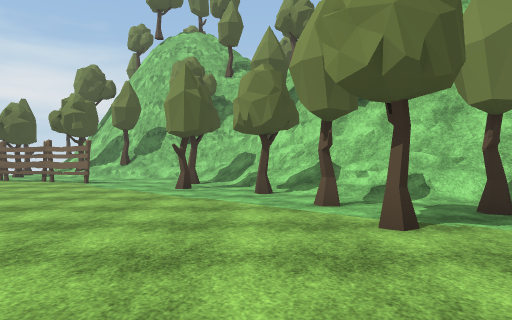
view 1 (above)

24 first-person views from a walk through a scene from a Unity 3-D project. The camera is 1.3 m above the floor, looks level and sees 70° across. The floor is counted in squares, 2 m on a side. Each view is taken from the middle of a square. On the plan, view 1 faces up. The plan holds only what a view shows up to about 11 squares ahead; the rest is blank. The place goes on beyond the plan. Some animated figures are not drawn. Some surface patterns are stand-ins.

view 2
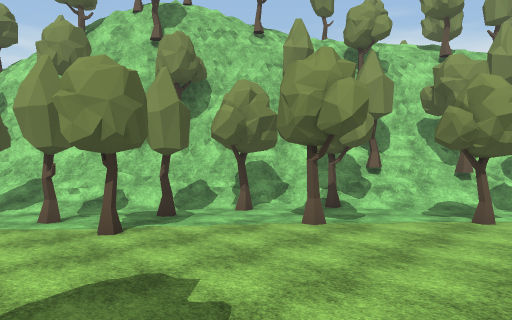

view 3
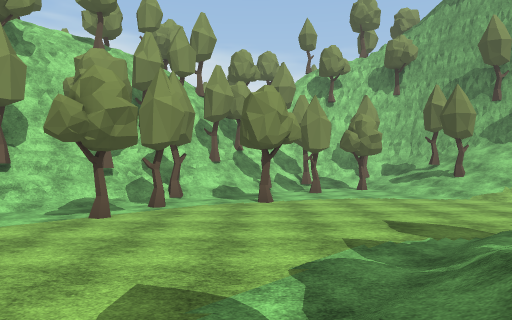

view 4
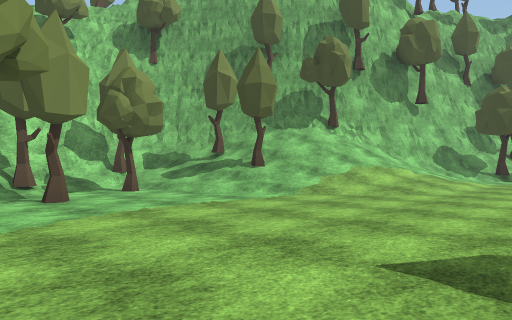

view 5
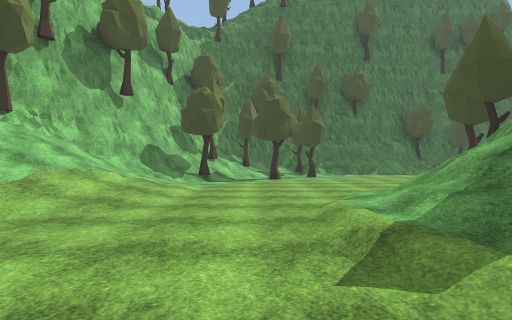

view 6
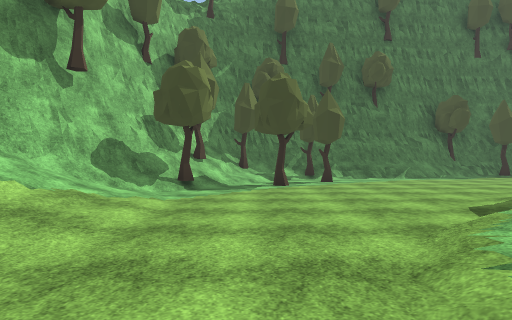

view 7
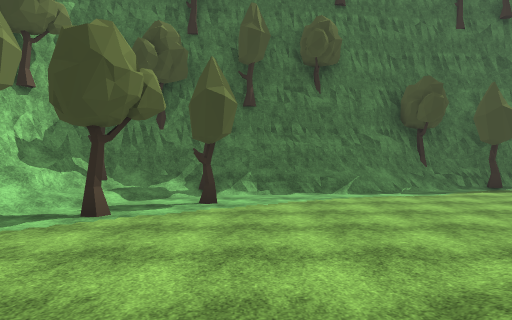

view 8
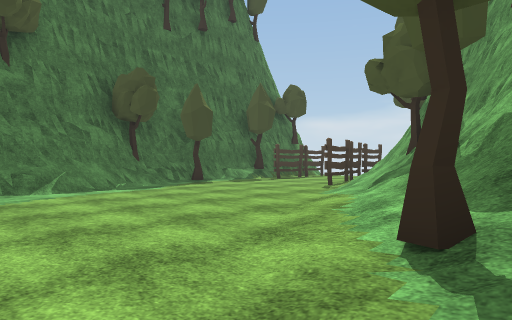

view 9
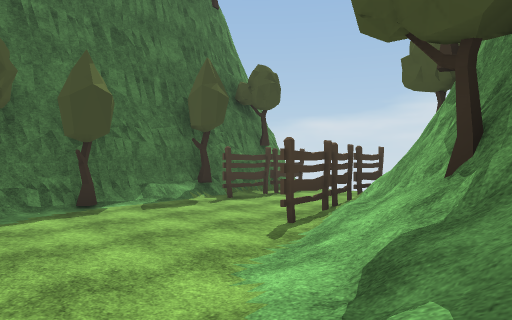

view 10
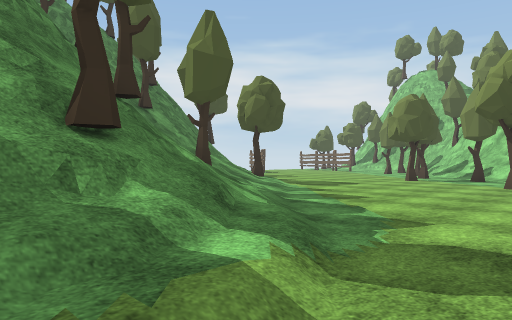

view 11
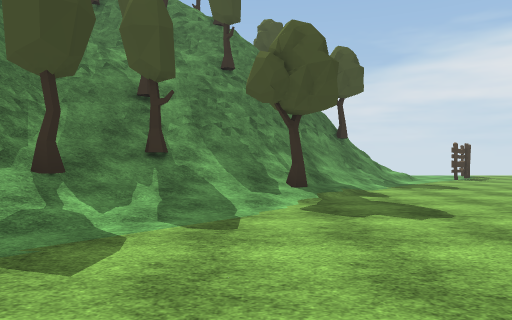

view 12
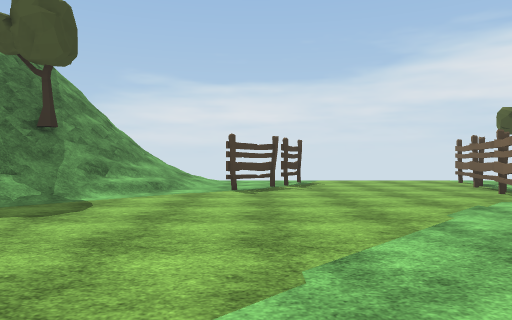

view 13
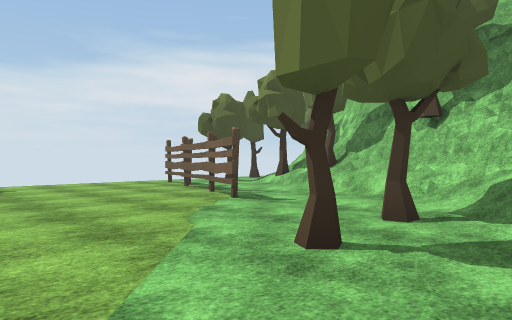

view 14
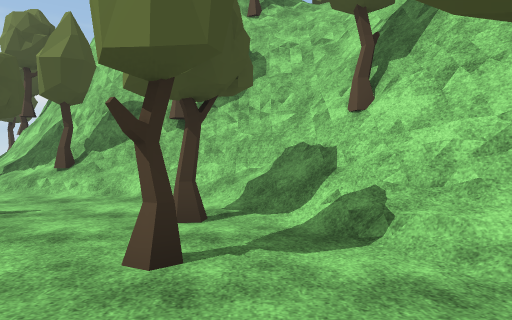

view 15
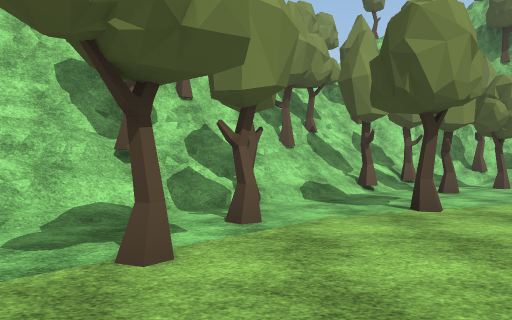

view 16
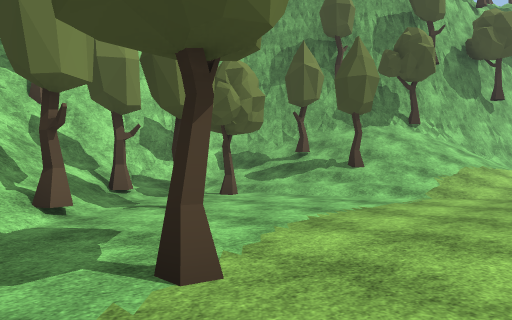

view 17
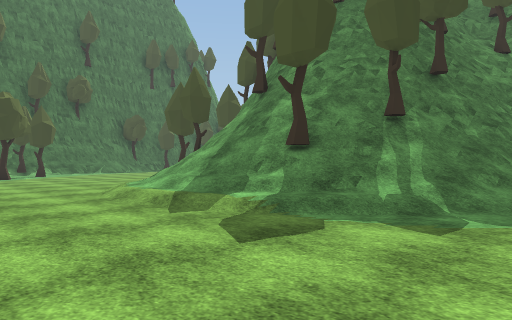

view 18
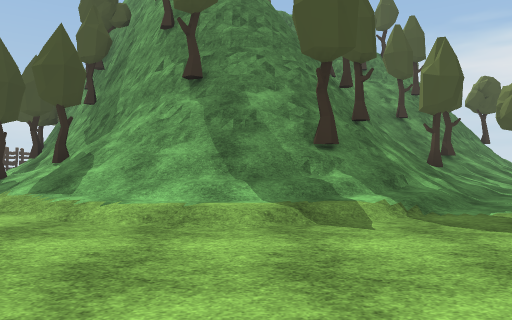

view 19
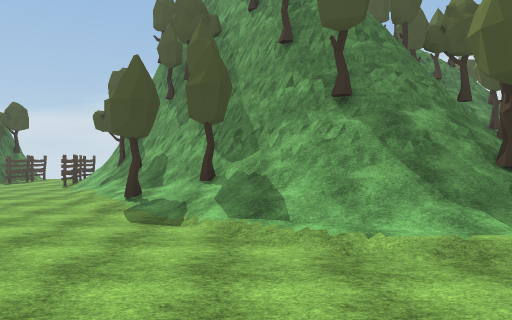

view 20
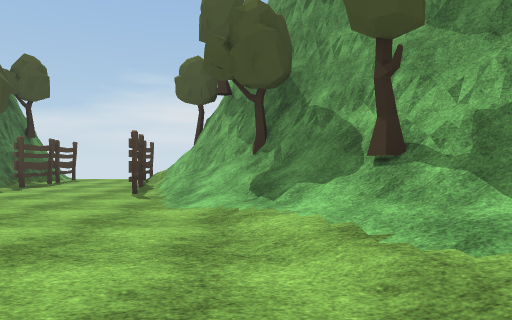

view 21
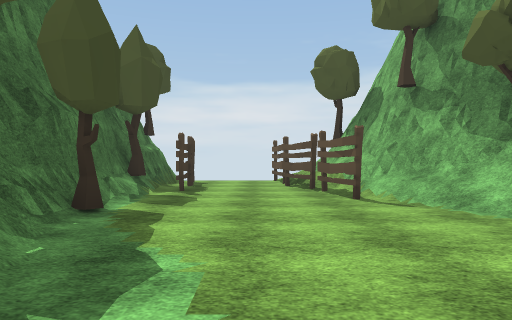

view 22
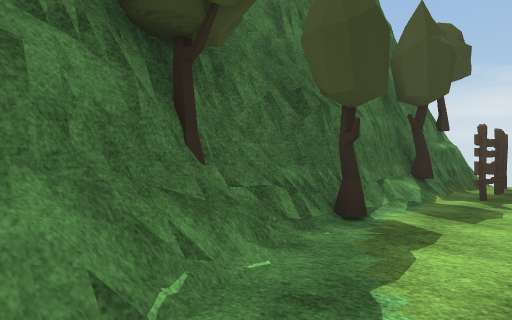

view 23
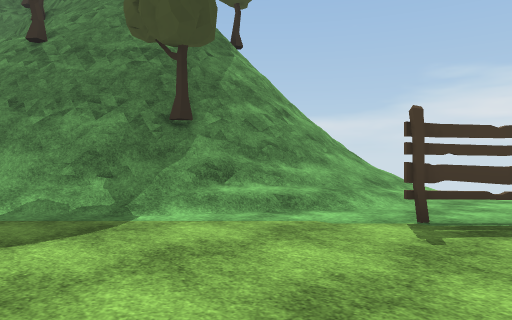

view 24
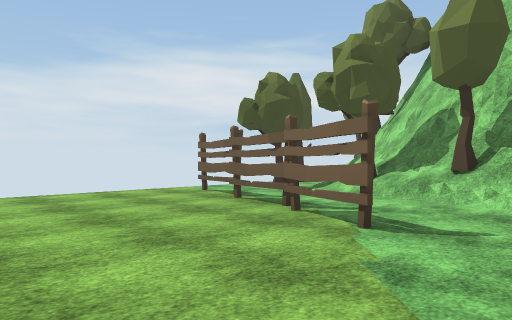

### Floor plan
Key: @ floor where view 1 was taken; # wall or solid block; x gap in a wall; . main floor; : floor 0.25 m higher than the main floor; + floor 1 m higher than the main floor; * floor 3 m higher than the main floor; % floor 5.5 m higher than the main floor; & floor 6 m higher than the main floor; / step, stairs or slope; = window, fence, low wall or low ledge; F fence; T tree; O other object.
Columns run from 10 left of view 1 to 15 right of it. Each row starts with its distance up from view 1.
 17   #
 16 T/##
 15  . ###
 14  T//###
 13 ....TT####
 12 .FF...//###
 11 ...FF..../##
 10 .....F..T//#
  9 ........../###
  8 ........T../###
  7 .FF.......T./###
  6 ..FF........./###
  5 ...........T.T//##
  4 ////.......T...T=###
  3 //##/...........T#T##
  2 ###TT//.......T...T##
  1  ####=//........../+##
  0     ###/T.@.....T../=##
 -1      ##///........T.T/###
 -2      ###///........../TT#
 -3      #%T/T//.......T..T/##
 -4      #&x//T//.........//=#
 -5      #T=####//.......T.T##
 -6      #=#####T//........./#
 -7            ##T//......T.T#
 -8            ##//:.....////#
 -9            #T//:...:/T/T##
-10            #=///.../////#
-11           ###//...:////##
-12          ##T//....://*##
-13         ###//.....://##
-14       ###//T......:/##
-15      ##/+/:......../#
-16     ##T//.........T##
-17  ####//........T.//#
-18  ##=#F.........../T#
-19 FFFF..........T./###
-20 .............../O##
-21 ..........##==O###
-22 FFFT..T#//######
-23 ###T#######

Positions as (right, up) in squares from view 1, and headings:
1: (0, 0), facing up
2: (-1, -2), facing up-right
3: (0, -3), facing right
4: (5, -3), facing down-right
5: (6, -5), facing down
6: (6, -8), facing down
7: (3, -12), facing down
8: (3, -13), facing down-left
9: (-1, -15), facing down-left
10: (6, -8), facing up-left
11: (5, -1), facing left
12: (1, 6), facing left
13: (0, 6), facing up-left
14: (-1, 6), facing up
15: (4, -1), facing right
16: (7, -2), facing down-right
17: (8, -3), facing down-left
18: (9, -8), facing left
19: (9, -11), facing left
20: (2, -16), facing left
21: (1, -20), facing left
22: (0, -20), facing down-left
23: (-3, 7), facing down-left
24: (-3, 7), facing up-left
